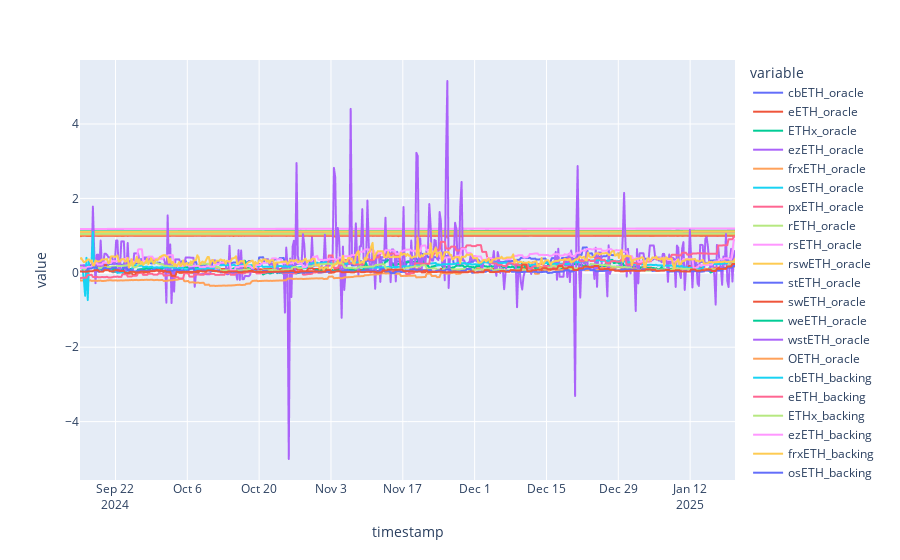

Notebook cell for this chart:
### Code cell
px.line(oracle_and_backing_df)

### Figure 1 — Plotly figure (JSON) as saved in the notebook; plotly's stock layout.template omitted (floating-point values rounded to 4 significant figures; data arrays with more than 128 entries replaced by an {"elided": "..."} marker saying what was removed)
{"data": [{"hovertemplate": "variable=cbETH_oracle<br>timestamp=%{x}<br>value=%{y}<extra></extra>", "legendgroup": "cbETH_oracle", "line": {"color": "#636efa", "dash": "solid"}, "marker": {"symbol": "circle"}, "mode": "lines", "name": "cbETH_oracle", "showlegend": true, "type": "scattergl", "x": {"elided": "509 str values"}, "xaxis": "x", "y": {"elided": "509 float values"}, "yaxis": "y"}, {"hovertemplate": "variable=eETH_oracle<br>timestamp=%{x}<br>value=%{y}<extra></extra>", "legendgroup": "eETH_oracle", "line": {"color": "#EF553B", "dash": "solid"}, "marker": {"symbol": "circle"}, "mode": "lines", "name": "eETH_oracle", "showlegend": true, "type": "scattergl", "x": {"elided": "509 str values"}, "xaxis": "x", "y": {"elided": "509 float values"}, "yaxis": "y"}, {"hovertemplate": "variable=ETHx_oracle<br>timestamp=%{x}<br>value=%{y}<extra></extra>", "legendgroup": "ETHx_oracle", "line": {"color": "#00cc96", "dash": "solid"}, "marker": {"symbol": "circle"}, "mode": "lines", "name": "ETHx_oracle", "showlegend": true, "type": "scattergl", "x": {"elided": "509 str values"}, "xaxis": "x", "y": {"elided": "509 float values"}, "yaxis": "y"}, {"hovertemplate": "variable=ezETH_oracle<br>timestamp=%{x}<br>value=%{y}<extra></extra>", "legendgroup": "ezETH_oracle", "line": {"color": "#ab63fa", "dash": "solid"}, "marker": {"symbol": "circle"}, "mode": "lines", "name": "ezETH_oracle", "showlegend": true, "type": "scattergl", "x": {"elided": "509 str values"}, "xaxis": "x", "y": {"elided": "509 float values"}, "yaxis": "y"}, {"hovertemplate": "variable=frxETH_oracle<br>timestamp=%{x}<br>value=%{y}<extra></extra>", "legendgroup": "frxETH_oracle", "line": {"color": "#FFA15A", "dash": "solid"}, "marker": {"symbol": "circle"}, "mode": "lines", "name": "frxETH_oracle", "showlegend": true, "type": "scattergl", "x": {"elided": "509 str values"}, "xaxis": "x", "y": {"elided": "509 float values"}, "yaxis": "y"}, {"hovertemplate": "variable=osETH_oracle<br>timestamp=%{x}<br>value=%{y}<extra></extra>", "legendgroup": "osETH_oracle", "line": {"color": "#19d3f3", "dash": "solid"}, "marker": {"symbol": "circle"}, "mode": "lines", "name": "osETH_oracle", "showlegend": true, "type": "scattergl", "x": {"elided": "509 str values"}, "xaxis": "x", "y": {"elided": "509 float values"}, "yaxis": "y"}, {"hovertemplate": "variable=pxETH_oracle<br>timestamp=%{x}<br>value=%{y}<extra></extra>", "legendgroup": "pxETH_oracle", "line": {"color": "#FF6692", "dash": "solid"}, "marker": {"symbol": "circle"}, "mode": "lines", "name": "pxETH_oracle", "showlegend": true, "type": "scattergl", "x": {"elided": "509 str values"}, "xaxis": "x", "y": {"elided": "509 float values"}, "yaxis": "y"}, {"hovertemplate": "variable=rETH_oracle<br>timestamp=%{x}<br>value=%{y}<extra></extra>", "legendgroup": "rETH_oracle", "line": {"color": "#B6E880", "dash": "solid"}, "marker": {"symbol": "circle"}, "mode": "lines", "name": "rETH_oracle", "showlegend": true, "type": "scattergl", "x": {"elided": "509 str values"}, "xaxis": "x", "y": {"elided": "509 float values"}, "yaxis": "y"}, {"hovertemplate": "variable=rsETH_oracle<br>timestamp=%{x}<br>value=%{y}<extra></extra>", "legendgroup": "rsETH_oracle", "line": {"color": "#FF97FF", "dash": "solid"}, "marker": {"symbol": "circle"}, "mode": "lines", "name": "rsETH_oracle", "showlegend": true, "type": "scattergl", "x": {"elided": "509 str values"}, "xaxis": "x", "y": {"elided": "509 float values"}, "yaxis": "y"}, {"hovertemplate": "variable=rswETH_oracle<br>timestamp=%{x}<br>value=%{y}<extra></extra>", "legendgroup": "rswETH_oracle", "line": {"color": "#FECB52", "dash": "solid"}, "marker": {"symbol": "circle"}, "mode": "lines", "name": "rswETH_oracle", "showlegend": true, "type": "scattergl", "x": {"elided": "509 str values"}, "xaxis": "x", "y": {"elided": "509 float values"}, "yaxis": "y"}, {"hovertemplate": "variable=stETH_oracle<br>timestamp=%{x}<br>value=%{y}<extra></extra>", "legendgroup": "stETH_oracle", "line": {"color": "#636efa", "dash": "solid"}, "marker": {"symbol": "circle"}, "mode": "lines", "name": "stETH_oracle", "showlegend": true, "type": "scattergl", "x": {"elided": "509 str values"}, "xaxis": "x", "y": {"elided": "509 float values"}, "yaxis": "y"}, {"hovertemplate": "variable=swETH_oracle<br>timestamp=%{x}<br>value=%{y}<extra></extra>", "legendgroup": "swETH_oracle", "line": {"color": "#EF553B", "dash": "solid"}, "marker": {"symbol": "circle"}, "mode": "lines", "name": "swETH_oracle", "showlegend": true, "type": "scattergl", "x": {"elided": "509 str values"}, "xaxis": "x", "y": {"elided": "509 float values"}, "yaxis": "y"}, {"hovertemplate": "variable=weETH_oracle<br>timestamp=%{x}<br>value=%{y}<extra></extra>", "legendgroup": "weETH_oracle", "line": {"color": "#00cc96", "dash": "solid"}, "marker": {"symbol": "circle"}, "mode": "lines", "name": "weETH_oracle", "showlegend": true, "type": "scattergl", "x": {"elided": "509 str values"}, "xaxis": "x", "y": {"elided": "509 float values"}, "yaxis": "y"}, {"hovertemplate": "variable=wstETH_oracle<br>timestamp=%{x}<br>value=%{y}<extra></extra>", "legendgroup": "wstETH_oracle", "line": {"color": "#ab63fa", "dash": "solid"}, "marker": {"symbol": "circle"}, "mode": "lines", "name": "wstETH_oracle", "showlegend": true, "type": "scattergl", "x": {"elided": "509 str values"}, "xaxis": "x", "y": {"elided": "509 float values"}, "yaxis": "y"}, {"hovertemplate": "variable=OETH_oracle<br>timestamp=%{x}<br>value=%{y}<extra></extra>", "legendgroup": "OETH_oracle", "line": {"color": "#FFA15A", "dash": "solid"}, "marker": {"symbol": "circle"}, "mode": "lines", "name": "OETH_oracle", "showlegend": true, "type": "scattergl", "x": {"elided": "509 str values"}, "xaxis": "x", "y": {"elided": "509 float values"}, "yaxis": "y"}, {"hovertemplate": "variable=cbETH_backing<br>timestamp=%{x}<br>value=%{y}<extra></extra>", "legendgroup": "cbETH_backing", "line": {"color": "#19d3f3", "dash": "solid"}, "marker": {"symbol": "circle"}, "mode": "lines", "name": "cbETH_backing", "showlegend": true, "type": "scattergl", "x": {"elided": "509 str values"}, "xaxis": "x", "y": {"elided": "509 float values"}, "yaxis": "y"}, {"hovertemplate": "variable=eETH_backing<br>timestamp=%{x}<br>value=%{y}<extra></extra>", "legendgroup": "eETH_backing", "line": {"color": "#FF6692", "dash": "solid"}, "marker": {"symbol": "circle"}, "mode": "lines", "name": "eETH_backing", "showlegend": true, "type": "scattergl", "x": {"elided": "509 str values"}, "xaxis": "x", "y": {"elided": "509 float values"}, "yaxis": "y"}, {"hovertemplate": "variable=ETHx_backing<br>timestamp=%{x}<br>value=%{y}<extra></extra>", "legendgroup": "ETHx_backing", "line": {"color": "#B6E880", "dash": "solid"}, "marker": {"symbol": "circle"}, "mode": "lines", "name": "ETHx_backing", "showlegend": true, "type": "scattergl", "x": {"elided": "509 str values"}, "xaxis": "x", "y": {"elided": "509 float values"}, "yaxis": "y"}, {"hovertemplate": "variable=ezETH_backing<br>timestamp=%{x}<br>value=%{y}<extra></extra>", "legendgroup": "ezETH_backing", "line": {"color": "#FF97FF", "dash": "solid"}, "marker": {"symbol": "circle"}, "mode": "lines", "name": "ezETH_backing", "showlegend": true, "type": "scattergl", "x": {"elided": "509 str values"}, "xaxis": "x", "y": {"elided": "509 float values"}, "yaxis": "y"}, {"hovertemplate": "variable=frxETH_backing<br>timestamp=%{x}<br>value=%{y}<extra></extra>", "legendgroup": "frxETH_backing", "line": {"color": "#FECB52", "dash": "solid"}, "marker": {"symbol": "circle"}, "mode": "lines", "name": "frxETH_backing", "showlegend": true, "type": "scattergl", "x": {"elided": "509 str values"}, "xaxis": "x", "y": {"elided": "509 int values"}, "yaxis": "y"}, {"hovertemplate": "variable=osETH_backing<br>timestamp=%{x}<br>value=%{y}<extra></extra>", "legendgroup": "osETH_backing", "line": {"color": "#636efa", "dash": "solid"}, "marker": {"symbol": "circle"}, "mode": "lines", "name": "osETH_backing", "showlegend": true, "type": "scattergl", "x": {"elided": "509 str values"}, "xaxis": "x", "y": {"elided": "509 float values"}, "yaxis": "y"}, {"hovertemplate": "variable=pxETH_backing<br>timestamp=%{x}<br>value=%{y}<extra></extra>", "legendgroup": "pxETH_backing", "line": {"color": "#EF553B", "dash": "solid"}, "marker": {"symbol": "circle"}, "mode": "lines", "name": "pxETH_backing", "showlegend": true, "type": "scattergl", "x": {"elided": "509 str values"}, "xaxis": "x", "y": {"elided": "509 int values"}, "yaxis": "y"}, {"hovertemplate": "variable=rETH_backing<br>timestamp=%{x}<br>value=%{y}<extra></extra>", "legendgroup": "rETH_backing", "line": {"color": "#00cc96", "dash": "solid"}, "marker": {"symbol": "circle"}, "mode": "lines", "name": "rETH_backing", "showlegend": true, "type": "scattergl", "x": {"elided": "509 str values"}, "xaxis": "x", "y": {"elided": "509 float values"}, "yaxis": "y"}, {"hovertemplate": "variable=rsETH_backing<br>timestamp=%{x}<br>value=%{y}<extra></extra>", "legendgroup": "rsETH_backing", "line": {"color": "#ab63fa", "dash": "solid"}, "marker": {"symbol": "circle"}, "mode": "lines", "name": "rsETH_backing", "showlegend": true, "type": "scattergl", "x": {"elided": "509 str values"}, "xaxis": "x", "y": {"elided": "509 float values"}, "yaxis": "y"}, {"hovertemplate": "variable=rswETH_backing<br>timestamp=%{x}<br>value=%{y}<extra></extra>", "legendgroup": "rswETH_backing", "line": {"color": "#FFA15A", "dash": "solid"}, "marker": {"symbol": "circle"}, "mode": "lines", "name": "rswETH_backing", "showlegend": true, "type": "scattergl", "x": {"elided": "509 str values"}, "xaxis": "x", "y": {"elided": "509 float values"}, "yaxis": "y"}, {"hovertemplate": "variable=stETH_backing<br>timestamp=%{x}<br>value=%{y}<extra></extra>", "legendgroup": "stETH_backing", "line": {"color": "#19d3f3", "dash": "solid"}, "marker": {"symbol": "circle"}, "mode": "lines", "name": "stETH_backing", "showlegend": true, "type": "scattergl", "x": {"elided": "509 str values"}, "xaxis": "x", "y": {"elided": "509 float values"}, "yaxis": "y"}, {"hovertemplate": "variable=swETH_backing<br>timestamp=%{x}<br>value=%{y}<extra></extra>", "legendgroup": "swETH_backing", "line": {"color": "#FF6692", "dash": "solid"}, "marker": {"symbol": "circle"}, "mode": "lines", "name": "swETH_backing", "showlegend": true, "type": "scattergl", "x": {"elided": "509 str values"}, "xaxis": "x", "y": {"elided": "509 float values"}, "yaxis": "y"}, {"hovertemplate": "variable=weETH_backing<br>timestamp=%{x}<br>value=%{y}<extra></extra>", "legendgroup": "weETH_backing", "line": {"color": "#B6E880", "dash": "solid"}, "marker": {"symbol": "circle"}, "mode": "lines", "name": "weETH_backing", "showlegend": true, "type": "scattergl", "x": {"elided": "509 str values"}, "xaxis": "x", "y": {"elided": "509 float values"}, "yaxis": "y"}, {"hovertemplate": "variable=wstETH_backing<br>timestamp=%{x}<br>value=%{y}<extra></extra>", "legendgroup": "wstETH_backing", "line": {"color": "#FF97FF", "dash": "solid"}, "marker": {"symbol": "circle"}, "mode": "lines", "name": "wstETH_backing", "showlegend": true, "type": "scattergl", "x": {"elided": "509 str values"}, "xaxis": "x", "y": {"elided": "509 float values"}, "yaxis": "y"}, {"hovertemplate": "variable=OETH_backing<br>timestamp=%{x}<br>value=%{y}<extra></extra>", "legendgroup": "OETH_backing", "line": {"color": "#FECB52", "dash": "solid"}, "marker": {"symbol": "circle"}, "mode": "lines", "name": "OETH_backing", "showlegend": true, "type": "scattergl", "x": {"elided": "509 str values"}, "xaxis": "x", "y": {"elided": "509 float values"}, "yaxis": "y"}, {"hovertemplate": "variable=cbETH_discount<br>timestamp=%{x}<br>value=%{y}<extra></extra>", "legendgroup": "cbETH_discount", "line": {"color": "#636efa", "dash": "solid"}, "marker": {"symbol": "circle"}, "mode": "lines", "name": "cbETH_discount", "showlegend": true, "type": "scattergl", "x": {"elided": "509 str values"}, "xaxis": "x", "y": {"elided": "509 float values"}, "yaxis": "y"}, {"hovertemplate": "variable=ETHx_discount<br>timestamp=%{x}<br>value=%{y}<extra></extra>", "legendgroup": "ETHx_discount", "line": {"color": "#EF553B", "dash": "solid"}, "marker": {"symbol": "circle"}, "mode": "lines", "name": "ETHx_discount", "showlegend": true, "type": "scattergl", "x": {"elided": "509 str values"}, "xaxis": "x", "y": {"elided": "509 float values"}, "yaxis": "y"}, {"hovertemplate": "variable=ezETH_discount<br>timestamp=%{x}<br>value=%{y}<extra></extra>", "legendgroup": "ezETH_discount", "line": {"color": "#00cc96", "dash": "solid"}, "marker": {"symbol": "circle"}, "mode": "lines", "name": "ezETH_discount", "showlegend": true, "type": "scattergl", "x": {"elided": "509 str values"}, "xaxis": "x", "y": {"elided": "509 float values"}, "yaxis": "y"}, {"hovertemplate": "variable=frxETH_discount<br>timestamp=%{x}<br>value=%{y}<extra></extra>", "legendgroup": "frxETH_discount", "line": {"color": "#ab63fa", "dash": "solid"}, "marker": {"symbol": "circle"}, "mode": "lines", "name": "frxETH_discount", "showlegend": true, "type": "scattergl", "x": {"elided": "509 str values"}, "xaxis": "x", "y": {"elided": "509 float values"}, "yaxis": "y"}, {"hovertemplate": "variable=osETH_discount<br>timestamp=%{x}<br>value=%{y}<extra></extra>", "legendgroup": "osETH_discount", "line": {"color": "#FFA15A", "dash": "solid"}, "marker": {"symbol": "circle"}, "mode": "lines", "name": "osETH_discount", "showlegend": true, "type": "scattergl", "x": {"elided": "509 str values"}, "xaxis": "x", "y": {"elided": "509 float values"}, "yaxis": "y"}, {"hovertemplate": "variable=pxETH_discount<br>timestamp=%{x}<br>value=%{y}<extra></extra>", "legendgroup": "pxETH_discount", "line": {"color": "#19d3f3", "dash": "solid"}, "marker": {"symbol": "circle"}, "mode": "lines", "name": "pxETH_discount", "showlegend": true, "type": "scattergl", "x": {"elided": "509 str values"}, "xaxis": "x", "y": {"elided": "509 float values"}, "yaxis": "y"}, {"hovertemplate": "variable=rETH_discount<br>timestamp=%{x}<br>value=%{y}<extra></extra>", "legendgroup": "rETH_discount", "line": {"color": "#FF6692", "dash": "solid"}, "marker": {"symbol": "circle"}, "mode": "lines", "name": "rETH_discount", "showlegend": true, "type": "scattergl", "x": {"elided": "509 str values"}, "xaxis": "x", "y": {"elided": "509 float values"}, "yaxis": "y"}, {"hovertemplate": "variable=rsETH_discount<br>timestamp=%{x}<br>value=%{y}<extra></extra>", "legendgroup": "rsETH_discount", "line": {"color": "#B6E880", "dash": "solid"}, "marker": {"symbol": "circle"}, "mode": "lines", "name": "rsETH_discount", "showlegend": true, "type": "scattergl", "x": {"elided": "509 str values"}, "xaxis": "x", "y": {"elided": "509 float values"}, "yaxis": "y"}, {"hovertemplate": "variable=rswETH_discount<br>timestamp=%{x}<br>value=%{y}<extra></extra>", "legendgroup": "rswETH_discount", "line": {"color": "#FF97FF", "dash": "solid"}, "marker": {"symbol": "circle"}, "mode": "lines", "name": "rswETH_discount", "showlegend": true, "type": "scattergl", "x": {"elided": "509 str values"}, "xaxis": "x", "y": {"elided": "509 float values"}, "yaxis": "y"}, {"hovertemplate": "variable=swETH_discount<br>timestamp=%{x}<br>value=%{y}<extra></extra>", "legendgroup": "swETH_discount", "line": {"color": "#FECB52", "dash": "solid"}, "marker": {"symbol": "circle"}, "mode": "lines", "name": "swETH_discount", "showlegend": true, "type": "scattergl", "x": {"elided": "509 str values"}, "xaxis": "x", "y": {"elided": "509 float values"}, "yaxis": "y"}, {"hovertemplate": "variable=weETH_discount<br>timestamp=%{x}<br>value=%{y}<extra></extra>", "legendgroup": "weETH_discount", "line": {"color": "#636efa", "dash": "solid"}, "marker": {"symbol": "circle"}, "mode": "lines", "name": "weETH_discount", "showlegend": true, "type": "scattergl", "x": {"elided": "509 str values"}, "xaxis": "x", "y": {"elided": "509 float values"}, "yaxis": "y"}, {"hovertemplate": "variable=wstETH_discount<br>timestamp=%{x}<br>value=%{y}<extra></extra>", "legendgroup": "wstETH_discount", "line": {"color": "#EF553B", "dash": "solid"}, "marker": {"symbol": "circle"}, "mode": "lines", "name": "wstETH_discount", "showlegend": true, "type": "scattergl", "x": {"elided": "509 str values"}, "xaxis": "x", "y": {"elided": "509 float values"}, "yaxis": "y"}], "layout": {"legend": {"title": {"text": "variable"}, "tracegroupgap": 0}, "margin": {"t": 60}, "xaxis": {"anchor": "y", "domain": [0, 1], "title": {"text": "timestamp"}}, "yaxis": {"anchor": "x", "domain": [0, 1], "title": {"text": "value"}}}}
